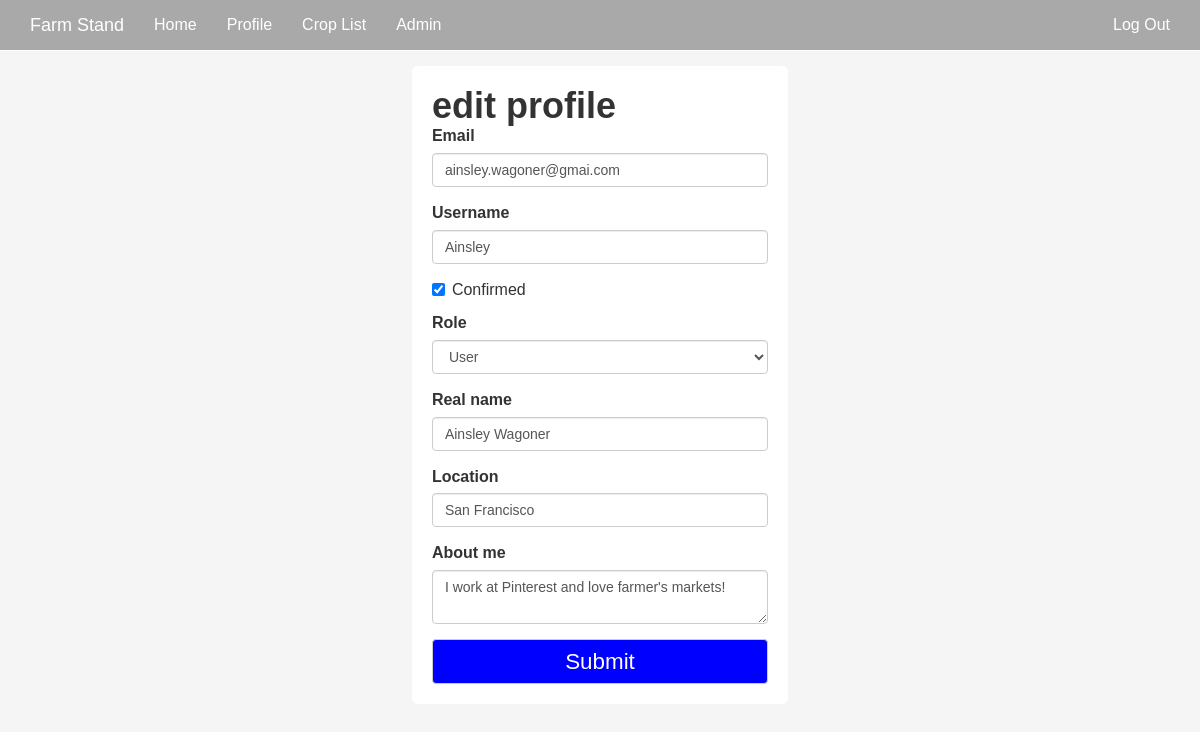
/edit-profile/1 (signed in), run on the app's committed database.
### app/models.py (models this page shows, shortened)
class User(UserMixin, db.Model):
    __tablename__ = 'users'
    id = db.Column(db.Integer, primary_key=True)
    email = db.Column(db.String(64), unique=True, index=True)
    phone = db.Column(db.String(64), unique=True, index=True)
    username = db.Column(db.String(64), unique=True, index=True)
    name = db.Column(db.String(64), index=True)
    about_me = db.Column(db.Text())
    location = db.Column(db.String(64))
    member_since = db.Column(db.DateTime(), default=datetime.utcnow)
    last_seen = db.Column(db.DateTime(), default=datetime.utcnow)
    role_id = db.Column(db.Integer, db.ForeignKey('roles.id'))
    password_hash = db.Column(db.String(128))
    confirmed = db.Column(db.Boolean, default=False)
    products = db.relationship('Product', backref='farmer', lazy='dynamic')
    def ping(self):
        self.last_seen = datetime.utcnow()
        db.session.add(self)
    def can(self, permissions):
        return self.role is not None and \
            (self.role.permissions & permissions) == permissions
    @property
    def password(self):
        raise AttributeError('password is not a readable attribute')

### app/main/views.py (the view, shortened to what this page needs)
@main.route('/edit-profile/<int:id>', methods=['GET', 'POST'])
@login_required
@admin_required
def edit_profile_admin(id):
    user = User.query.get_or_404(id)
    form = EditProfileAdminForm(user=user)
    form.email.data = user.email
    form.username.data = user.username
    form.confirmed.data = user.confirmed
    form.role.data = user.role_id
    form.name.data = user.name
    form.location.data = user.location
    form.about_me.data = user.about_me
    return render_template('edit_profile.html', form=form, user=user)

### app/main/forms.py (shortened to what this page needs)
class EditProfileAdminForm(Form):
    email = StringField('Email', validators=[Required(), Length(1, 64),
                                             Email()])
    username = StringField('Username', validators=[
        Required(), Length(1, 64), Regexp('^[A-Za-z][A-Za-z0-9_.]*$', 0,
                                          'Usernames must have only letters, '
                                          'numbers, dots or underscores')])
    confirmed = BooleanField('Confirmed')
    role = SelectField('Role', coerce=int)
    name = StringField('Real name', validators=[Length(0, 64)])
    location = StringField('Location', validators=[Length(0, 64)])
    about_me = TextAreaField('About me')
    submit = SubmitField('Submit')
    def __init__(self, user, *args, **kwargs):
        super(EditProfileAdminForm, self).__init__(*args, **kwargs)
        self.role.choices = [(role.id, role.name)
                             for role in Role.query.order_by(Role.name).all()]
        self.user = user

### app/auth/views.py (called while the page is built)
@auth.before_app_request
def before_request():
    if current_user.is_authenticated():
        current_user.ping()
        if current_user.is_authenticated() and not current_user.confirmed and request.endpoint[:5] != 'auth.':
            return redirect(url_for('auth.unconfirmed'))

### app/main/__init__.py (called while the page is built)
@main.app_context_processor
def inject_permissions():
    return dict(Permission=Permission)

### app/models.py (called while the page is built)
@login_manager.user_loader
def load_user(user_id):
    return User.query.get(int(user_id))

### app/templates/edit_profile.html (shortened to what this page needs)
{% extends "base.html" %}
{% import "bootstrap/wtf.html" as wtf %}
{% block head %}
{{ super() }}
{% endblock %}
{% block content %}
<div class="edit-profile">
  <div class="container">
    <div class="box">
      <div class="edit-profile-box">
          <h1>edit profile</h1>
          {{ wtf.quick_form(form) }}
      </div>
    </div>
  </div>
</div>
{% endblock %}

### app/static/css/style.css (style rules this page uses)
body { font-family: 'Montserrat', sans-serif; font-size: 16px; }
h1 { font-size: 36px; margin-bottom: 0px; font-weight: bold; margin-top: 0px; }
.login .box, .register .box, .edit-profile .box, .add-product .box { margin-top: 20px; }
.login-box, .new-register, .register-box, .edit-profile-box, .add-product-box { background-color: white; width: 33%; margin: 0 auto; padding: 20px; border-radius: 6px; }
.login .btn, .edit-profile .btn, .register .btn, .add-product .btn { background-color: green; color: white; font-size: 1.4em; width: 100%; height: 45px; border-radius: 4px; }
.edit-profile .btn, .add-product .btn { background-color: #0000ff; }

### app/templates/edit_profile.html (style rules this page uses)
body { background-color: #f5f5f5; }

### data on the page
User: email "ainsley.wagoner@gmai.com", username "Ainsley", confirmed "☑", role "User", name "Ainsley Wagoner", location "San Francisco", about_me "I work at Pinterest and love farmer's markets!"
